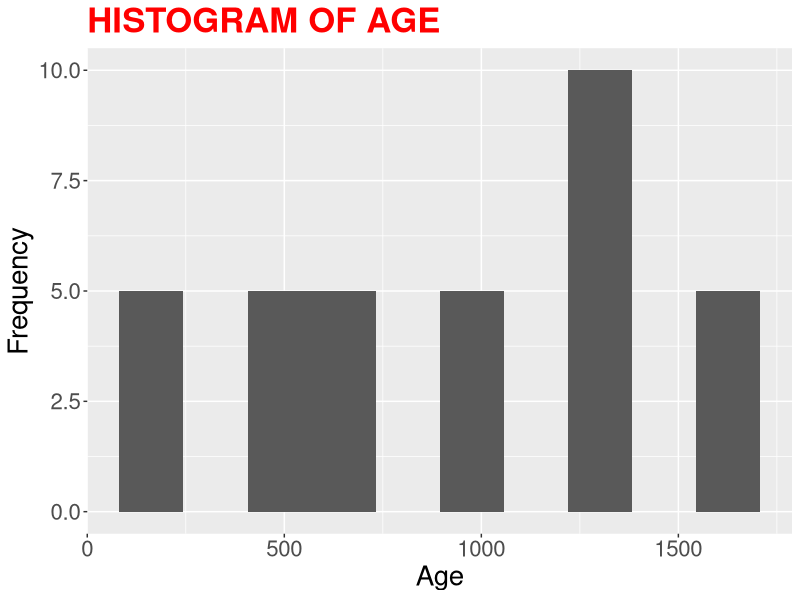
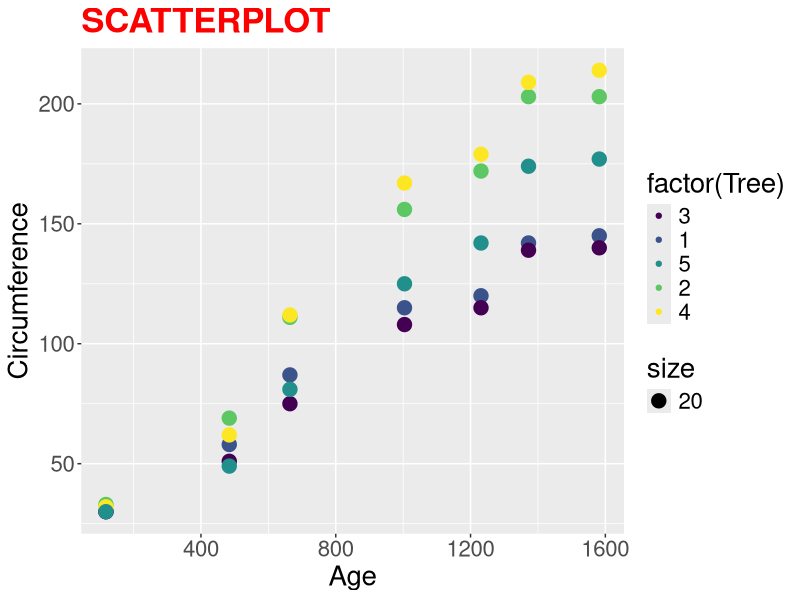
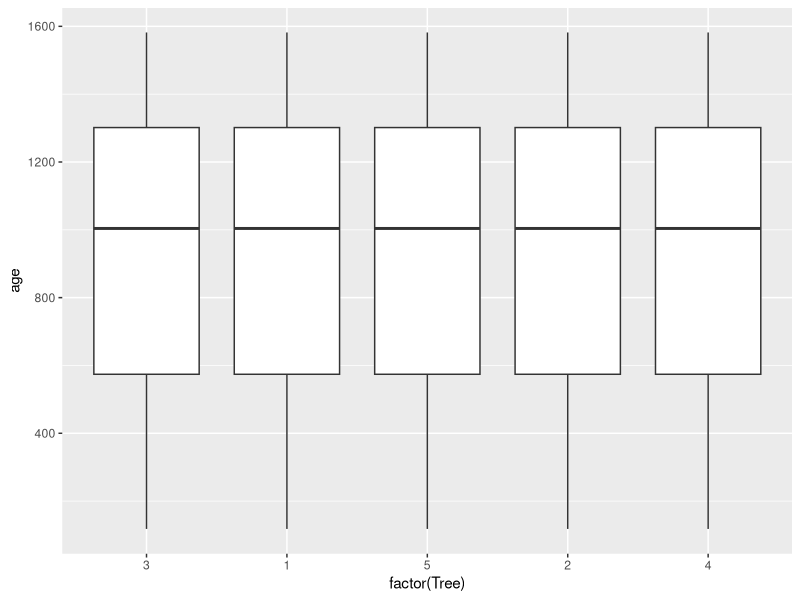

Write R code to recreate these figures, in order.
## ---- chunk 1
knitr::opts_chunk$set(echo = TRUE)
## ---- chunk 2
library(tidyverse)

## ---- chunk 3
  df <- Orange
   dim(df)
   head(df, 35)
   summary(df) 
## ---- chunk 4
   Orange %>% 
     count(Tree) %>% 
     group_by(Tree) %>% 
     knitr :: kable(format = "html") 
   
## ---- chunk 5
mode <- function(x,na.rm = TRUE){
  which.max(tabulate(x))
}
          
Orange %>%
  summarise(mean = mean(age, na.rm = TRUE), 
             median = median(age, na.rm = TRUE),
             mode = mode(age,na.rm = TRUE),
             var = var(age, na.rm = TRUE),
             sd = sd(age, na.rm = TRUE)) 
range(Orange$age)
 max(Orange$age) - min(Orange$age)

mode <- function(x, na.rm = TRUE){
  which.max(tabulate(x))
}

Orange %>%
  summarise(mean = mean(circumference, na.rm = TRUE), 
            median = median(circumference,na.rm = TRUE),
            mode = mode(circumference, na.rm = TRUE),
            var = var(circumference, na.rm = TRUE),
            sd = sd(circumference, na.rm = TRUE)) 
range(Orange$circumference)
 max(Orange$circumference) - min(Orange$circumference)

mode <- function(x,na.rm = TRUE){
  which.max(tabulate(x))
}

Orange %>%
  group_by(Tree) %>%
  summarise(mean = mean(circumference, na.rm = TRUE),
            median = median(circumference, na.rm = TRUE),
            mode = mode(circumference, na.rm = TRUE),
            var = var(circumference, na.rm = TRUE),
            sd = sd(circumference, na.rm = TRUE))

## ---- chunk 6
ggplot(data = Orange) +
   geom_histogram(mapping = aes(x = age), bins = 10) +
   labs(title = "HISTOGRAM OF AGE", x = "Age", y  = "Frequency") +
   theme(plot.title = element_text(color = "red", size = 25, face = "bold")) +
   theme(text = element_text(size = 20))
## ---- chunk 7
ggplot(data = Orange) +
  geom_point(mapping = aes(x = age, y = circumference, color = factor(Tree), size = 20)) +
             labs(title = "SCATTERPLOT", x = "Age", y = "Circumference") + 
             theme(plot.title = element_text(color = "red", size = 25, face = "bold")) +
             theme(text = element_text(size = 20))
## ---- chunk 8
ggplot(data = Orange) + 
  geom_boxplot(mapping = aes(y = age, x = factor(Tree))) 
               
